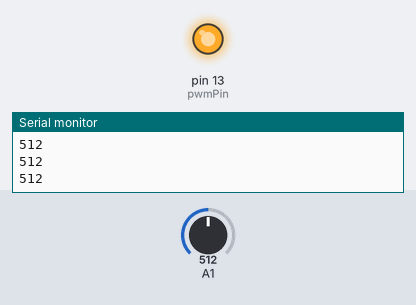
This sketch was run on a simulated Arduino Uno, built with avr-gcc and run on an emulated ATmega328P. Parts: output pins drawn as LEDs (lit = HIGH), the last lines printed to the serial monitor. The test bench sets the inputs (shaded band); at power-on: A1 = 512.

Above: at 1.2 s.
1.3 s: A1 set to 20
2.8 s: A1 set to 16
At 3.6 s:
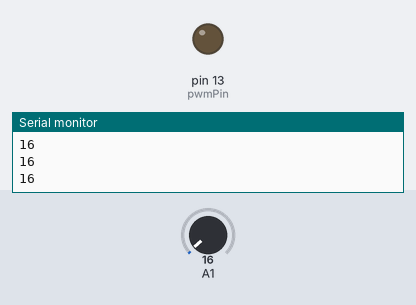
4.3 s: A1 set to 40
At 4.7 s:
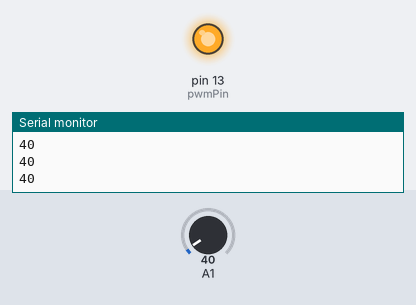
5.8 s: A1 set to 0
At 7.0 s:
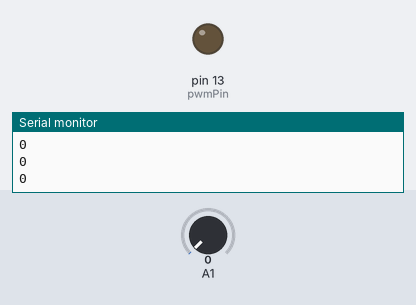
Timing chart, 0 to 8.3 s (numbered marks = the images above; inputs shaded):
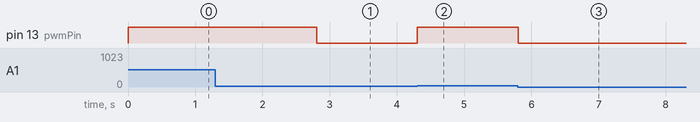

The sketch:

__.ino
```cpp
int sensorValue=0;
int ledDimming=0;
int pwmPin=13;
void setup() {
  // put your setup code here, to run once:
  pinMode(A1,INPUT);
  Serial.begin(9600);
  pinMode(pwmPin,OUTPUT);
}

void loop() {
  // put your main code here, to run repeatedly:
  sensorValue=analogRead(A1);
  Serial.println(sensorValue);
  delay(1);
  if(sensorValue>30){
    sensorValue=30;
  }
  else if(sensorValue<5){
    sensorValue=5;
  }
  int ledBlink=map(sensorValue, 5, 30, 0, 255);
  analogWrite(13,ledBlink);
}
```

Measured:
- the behaviour switches between 18 and 17 on A1 (found by bisection; images 0 and 1)
- after the input at 2.8 s, pin 13 (pwmPin): HIGH → LOW at once
- after the input at 4.3 s, pin 13 (pwmPin): LOW → HIGH at once
- after the input at 5.8 s, pin 13 (pwmPin): HIGH → LOW at once
